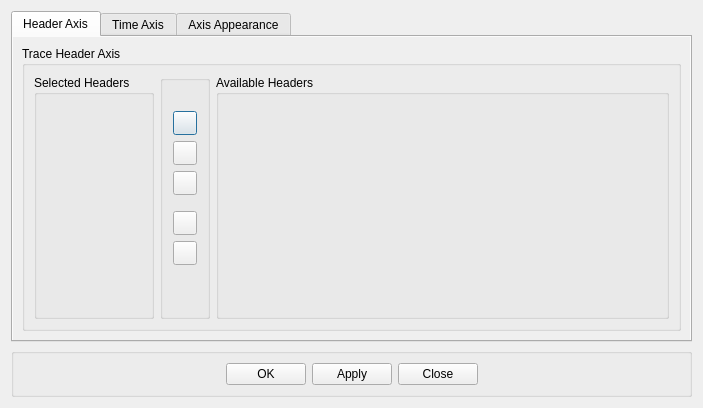
<?xml version="1.0" encoding="UTF-8"?>
<ui version="4.0">
 <class>AxisDialog</class>
 <widget class="QDialog" name="AxisDialog">
  <property name="windowModality">
   <enum>Qt::ApplicationModal</enum>
  </property>
  <property name="windowTitle">
   <string>Axes Setup</string>
  </property>
  <layout class="QVBoxLayout" name="verticalLayout">
   <item>
    <widget class="QTabWidget" name="tabWidget">
     <property name="currentIndex">
      <number>0</number>
     </property>
     <widget class="QWidget" name="tab">
      <property name="autoFillBackground">
       <bool>true</bool>
      </property>
      <attribute name="title">
       <string>Header Axis</string>
      </attribute>
      <layout class="QVBoxLayout" name="verticalLayout_5">
       <item>
        <widget class="QGroupBox" name="groupBox_2">
         <property name="title">
          <string>Trace Header Axis</string>
         </property>
         <layout class="QHBoxLayout" name="horizontalLayout">
          <item>
           <widget class="QGroupBox" name="selHdrsBox">
            <property name="sizePolicy">
             <sizepolicy hsizetype="Fixed" vsizetype="Expanding">
              <horstretch>0</horstretch>
              <verstretch>0</verstretch>
             </sizepolicy>
            </property>
            <property name="maximumSize">
             <size>
              <width>120</width>
              <height>16777215</height>
             </size>
            </property>
            <property name="title">
             <string>Selected Headers</string>
            </property>
           </widget>
          </item>
          <item>
           <widget class="QGroupBox" name="groupBox_4">
            <property name="sizePolicy">
             <sizepolicy hsizetype="Fixed" vsizetype="Expanding">
              <horstretch>0</horstretch>
              <verstretch>0</verstretch>
             </sizepolicy>
            </property>
            <property name="minimumSize">
             <size>
              <width>45</width>
              <height>0</height>
             </size>
            </property>
            <property name="title">
             <string/>
            </property>
             <layout class="QVBoxLayout" name="headerActionsLayout">
              <property name="spacing">
               <number>6</number>
              </property>
              <property name="leftMargin">
               <number>10</number>
              </property>
              <property name="topMargin">
               <number>30</number>
              </property>
              <property name="rightMargin">
               <number>10</number>
              </property>
              <item>
               <widget class="QPushButton" name="addBtn">
                <property name="iconSize"><size><width>20</width><height>20</height></size></property>
                <property name="minimumSize">
                 <size>
                  <width>24</width>
                  <height>24</height>
                 </size>
                </property>
                <property name="maximumSize">
                 <size>
                  <width>24</width>
                  <height>24</height>
                 </size>
                </property>
                <property name="text">
                 <string/>
                </property>
                <property name="icon">
                 <iconset resource="myrc.qrc">
                  <normaloff>:/images/ToLeft.png</normaloff>:/images/ToLeft.png</iconset>
                </property>
               </widget>
              </item>
              <item>
               <widget class="QPushButton" name="delBtn">
                <property name="iconSize"><size><width>20</width><height>20</height></size></property>
                <property name="minimumSize">
                 <size>
                  <width>24</width>
                  <height>24</height>
                 </size>
                </property>
                <property name="maximumSize">
                 <size>
                  <width>24</width>
                  <height>24</height>
                 </size>
                </property>
                <property name="text">
                 <string/>
                </property>
                <property name="icon">
                 <iconset resource="myrc.qrc">
                  <normaloff>:/images/ToRight.png</normaloff>:/images/ToRight.png</iconset>
                </property>
               </widget>
              </item>
              <item>
               <widget class="QPushButton" name="dellAllBtn">
                <property name="iconSize"><size><width>20</width><height>20</height></size></property>
                <property name="minimumSize">
                 <size>
                  <width>24</width>
                  <height>24</height>
                 </size>
                </property>
                <property name="maximumSize">
                 <size>
                  <width>24</width>
                  <height>24</height>
                 </size>
                </property>
                <property name="text">
                 <string/>
                </property>
                <property name="icon">
                 <iconset resource="myrc.qrc">
                  <normaloff>:/images/ToLeftAll.png</normaloff>:/images/ToLeftAll.png</iconset>
                </property>
               </widget>
              </item>
              <item>
               <spacer name="headerActionSpacer">
                <property name="orientation">
                 <enum>Qt::Vertical</enum>
                </property>
                <property name="sizeType">
                 <enum>QSizePolicy::Fixed</enum>
                </property>
                <property name="sizeHint" stdset="0">
                 <size>
                  <width>20</width>
                  <height>10</height>
                 </size>
                </property>
               </spacer>
              </item>
              <item>
               <widget class="QPushButton" name="upBtn">
                <property name="iconSize"><size><width>20</width><height>20</height></size></property>
                <property name="minimumSize">
                 <size>
                  <width>24</width>
                  <height>24</height>
                 </size>
                </property>
                <property name="maximumSize">
                 <size>
                  <width>24</width>
                  <height>24</height>
                 </size>
                </property>
                <property name="text">
                 <string/>
                </property>
                <property name="icon">
                 <iconset resource="myrc.qrc">
                  <normaloff>:/images/ToUp.png</normaloff>:/images/ToUp.png</iconset>
                </property>
               </widget>
              </item>
              <item>
               <widget class="QPushButton" name="downBtn">
                <property name="iconSize"><size><width>20</width><height>20</height></size></property>
                <property name="minimumSize">
                 <size>
                  <width>24</width>
                  <height>24</height>
                 </size>
                </property>
                <property name="maximumSize">
                 <size>
                  <width>24</width>
                  <height>24</height>
                 </size>
                </property>
                <property name="text">
                 <string/>
                </property>
                <property name="icon">
                 <iconset resource="myrc.qrc">
                  <normaloff>:/images/ToDn.png</normaloff>:/images/ToDn.png</iconset>
                </property>
               </widget>
              </item>
              <item>
               <spacer name="headerActionsBottomSpacer">
                <property name="orientation">
                 <enum>Qt::Vertical</enum>
                </property>
                <property name="sizeHint" stdset="0">
                 <size>
                  <width>20</width>
                  <height>40</height>
                 </size>
                </property>
               </spacer>
              </item>
             </layout>
           </widget>
          </item>
          <item>
           <widget class="QGroupBox" name="aviHdrsBox">
            <property name="sizePolicy">
             <sizepolicy hsizetype="Expanding" vsizetype="Expanding">
              <horstretch>0</horstretch>
              <verstretch>0</verstretch>
             </sizepolicy>
            </property>
            <property name="title">
             <string>Available Headers</string>
            </property>
           </widget>
          </item>
         </layout>
        </widget>
       </item>
      </layout>
     </widget>
     <widget class="QWidget" name="tab_2">
      <property name="autoFillBackground">
       <bool>true</bool>
      </property>
      <attribute name="title">
       <string>Time Axis</string>
      </attribute>
      <layout class="QVBoxLayout" name="verticalLayout_2">
       <item>
        <widget class="QGroupBox" name="groupBox">
         <property name="title">
          <string>Time Axis</string>
         </property>
         <layout class="QVBoxLayout" name="timeAxisLayout">
          <property name="spacing">
           <number>6</number>
          </property>
          <property name="leftMargin">
           <number>10</number>
          </property>
          <property name="topMargin">
           <number>10</number>
          </property>
          <property name="rightMargin">
           <number>10</number>
          </property>
          <property name="bottomMargin">
           <number>10</number>
          </property>
          <item>
           <layout class="QGridLayout" name="timeAxisOptionsLayout">
            <property name="horizontalSpacing">
             <number>6</number>
            </property>
            <property name="verticalSpacing">
             <number>6</number>
            </property>
            <item row="0" column="0">
             <widget class="QLabel" name="timeUnitLabel">
              <property name="minimumSize">
               <size>
                <width>100</width>
                <height>0</height>
               </size>
              </property>
              <property name="maximumSize">
               <size>
                <width>100</width>
                <height>16777215</height>
               </size>
              </property>
              <property name="text">
               <string>Unit</string>
              </property>
             </widget>
            </item>
            <item row="0" column="1">
             <widget class="QComboBox" name="timeUnitCbx">
              <property name="minimumSize">
               <size>
                <width>70</width>
                <height>0</height>
               </size>
              </property>
              <property name="maximumSize">
               <size>
                <width>70</width>
                <height>16777215</height>
               </size>
              </property>
              <item>
               <property name="text">
                <string>ms</string>
               </property>
              </item>
              <item>
               <property name="text">
                <string>s</string>
               </property>
              </item>
             </widget>
            </item>
            <item row="1" column="0">
             <widget class="QLabel" name="axisStepLabel">
              <property name="minimumSize">
               <size>
                <width>100</width>
                <height>0</height>
               </size>
              </property>
              <property name="maximumSize">
               <size>
                <width>100</width>
                <height>16777215</height>
               </size>
              </property>
              <property name="text">
               <string>Axis Step</string>
              </property>
             </widget>
            </item>
            <item row="1" column="1">
             <widget class="QComboBox" name="dTCbx">
              <property name="editable">
               <bool>true</bool>
              </property>
             </widget>
            </item>
            <item row="2" column="0" colspan="2">
             <widget class="CustomCheckBox" name="showTimeUnitCk">
              <property name="text">
               <string>Show unit</string>
              </property>
             </widget>
            </item>
            <item row="3" column="0" colspan="2">
             <widget class="CustomCheckBox" name="ckTimLines">
              <property name="text">
               <string>Show time lines</string>
              </property>
             </widget>
            </item>
           </layout>
          </item>
          <item>
           <spacer name="timeAxisBottomSpacer">
            <property name="orientation">
             <enum>Qt::Vertical</enum>
            </property>
            <property name="sizeHint" stdset="0">
             <size>
              <width>20</width>
              <height>40</height>
             </size>
            </property>
           </spacer>
          </item>
         </layout>
        </widget>
       </item>
      </layout>
     </widget>
    <widget class="QWidget" name="appearanceTab">
     <property name="autoFillBackground">
      <bool>true</bool>
     </property>
     <attribute name="title">
      <string>Axis Appearance</string>
     </attribute>
     <layout class="QVBoxLayout" name="appearanceTabLayout">
      <item>
       <widget class="QGroupBox" name="appearanceGroupBox">
        <property name="title">
         <string>Axis Appearance</string>
        </property>
        <layout class="QVBoxLayout" name="appearanceGroupLayout">
         <property name="spacing">
          <number>6</number>
         </property>
         <property name="leftMargin">
          <number>10</number>
         </property>
         <property name="topMargin">
          <number>10</number>
         </property>
         <property name="rightMargin">
          <number>10</number>
         </property>
         <item>
          <layout class="QHBoxLayout" name="axisFontSizeLayout">
           <property name="spacing">
            <number>6</number>
           </property>
           <item>
            <widget class="QLabel" name="fontSizeLabel">
             <property name="minimumSize">
              <size>
               <width>100</width>
               <height>0</height>
              </size>
             </property>
             <property name="maximumSize">
              <size>
               <width>100</width>
               <height>16777215</height>
              </size>
             </property>
             <property name="toolTip">
              <string>Default: 8</string>
             </property>
             <property name="text">
              <string>Font size (pt)</string>
             </property>
            </widget>
           </item>
           <item>
            <widget class="QSpinBox" name="fontSizeSpinBox">
             <property name="minimumSize">
              <size>
               <width>70</width>
               <height>0</height>
              </size>
             </property>
             <property name="maximumSize">
              <size>
               <width>70</width>
               <height>16777215</height>
              </size>
             </property>
             <property name="minimum">
              <number>1</number>
             </property>
             <property name="maximum">
              <number>72</number>
             </property>
             <property name="value">
              <number>8</number>
             </property>
            </widget>
           </item>
           <item>
            <spacer name="fontSizeSpacer">
             <property name="orientation">
              <enum>Qt::Horizontal</enum>
             </property>
             <property name="sizeHint" stdset="0">
              <size>
               <width>40</width>
               <height>20</height>
              </size>
             </property>
            </spacer>
           </item>
          </layout>
         </item>
         <item>
          <spacer name="appearanceBottomSpacer">
           <property name="orientation">
            <enum>Qt::Vertical</enum>
           </property>
           <property name="sizeHint" stdset="0">
            <size>
             <width>20</width>
             <height>40</height>
            </size>
           </property>
          </spacer>
         </item>
        </layout>
       </widget>
      </item>
     </layout>
    </widget>
    </widget>
   </item>
   <item>
    <widget class="QGroupBox" name="groupBox_3">
     <property name="sizePolicy">
      <sizepolicy hsizetype="Preferred" vsizetype="Fixed">
       <horstretch>0</horstretch>
       <verstretch>0</verstretch>
      </sizepolicy>
     </property>
     <property name="title">
      <string/>
     </property>
     <layout class="QHBoxLayout" name="horizontalLayout_2">
      <item>
       <spacer name="horizontalSpacer">
        <property name="orientation">
         <enum>Qt::Horizontal</enum>
        </property>
        <property name="sizeHint" stdset="0">
         <size>
          <width>203</width>
          <height>20</height>
         </size>
        </property>
       </spacer>
      </item>
      <item>
       <widget class="QPushButton" name="okButton">
        <property name="text">
         <string>OK</string>
        </property>
       </widget>
      </item>
      <item>
       <widget class="QPushButton" name="applyButton">
        <property name="text">
         <string>Apply</string>
        </property>
       </widget>
      </item>
      <item>
       <widget class="QPushButton" name="closeButton">
        <property name="text">
         <string>Close</string>
        </property>
       </widget>
      </item>
      <item>
       <spacer name="horizontalSpacer_2">
        <property name="orientation">
         <enum>Qt::Horizontal</enum>
        </property>
        <property name="sizeHint" stdset="0">
         <size>
          <width>202</width>
          <height>20</height>
         </size>
        </property>
       </spacer>
      </item>
     </layout>
    </widget>
   </item>
  </layout>
 </widget>
 <resources>
  <include location="myrc.qrc"/>
 </resources>
 <connections/>
 <customwidgets>
  <customwidget>
   <class>CustomCheckBox</class>
   <extends>QCheckBox</extends>
   <header>customcontrols.h</header>
  </customwidget>
  <customwidget>
   <class>CustomRadioButton</class>
   <extends>QRadioButton</extends>
   <header>customcontrols.h</header>
  </customwidget>
 </customwidgets>
</ui>
